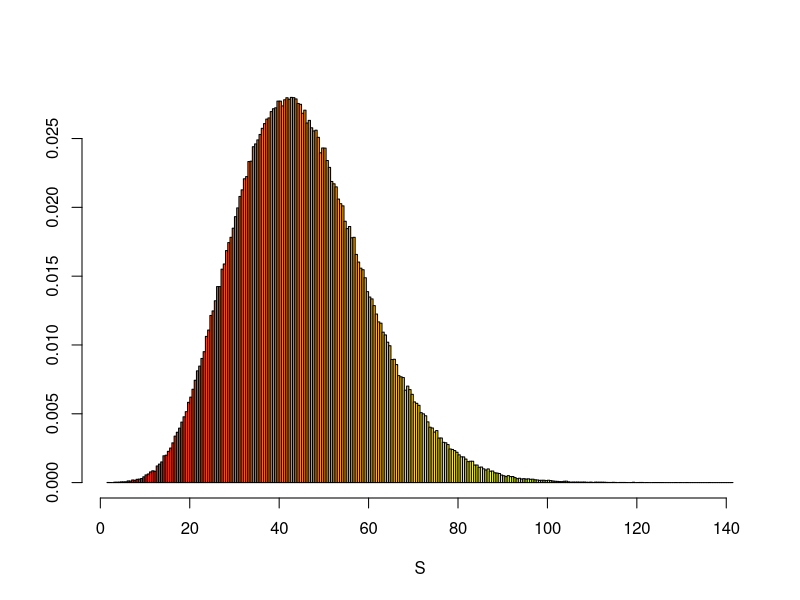
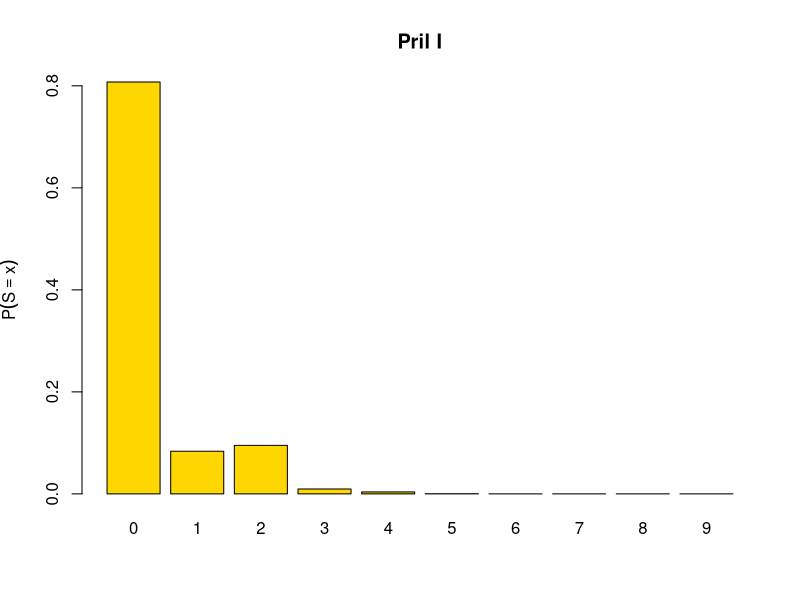
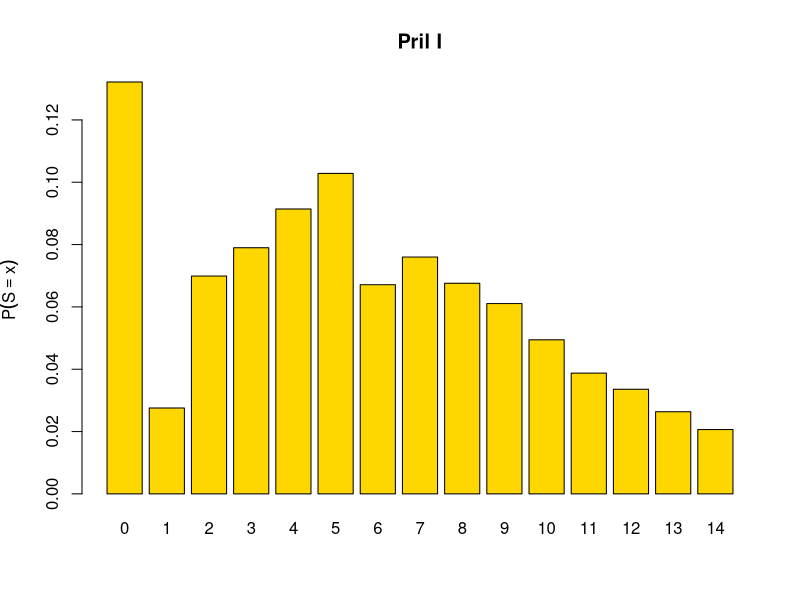
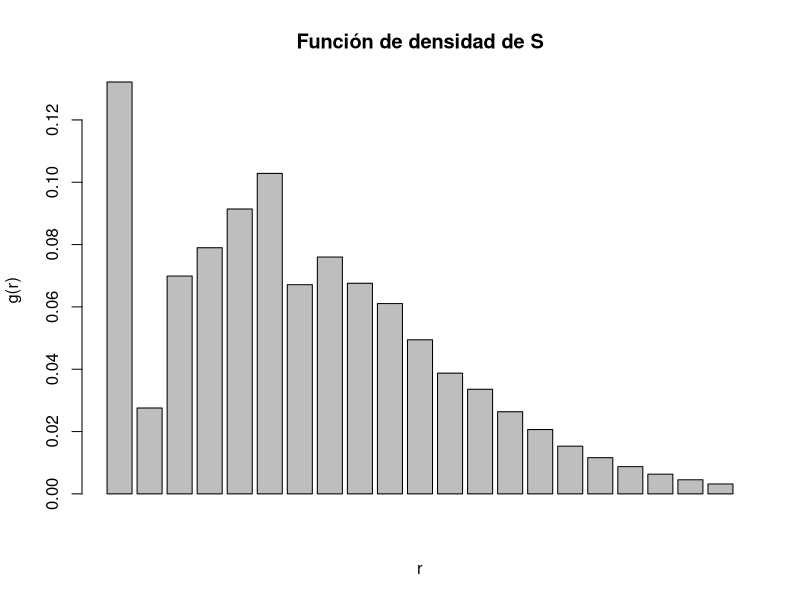
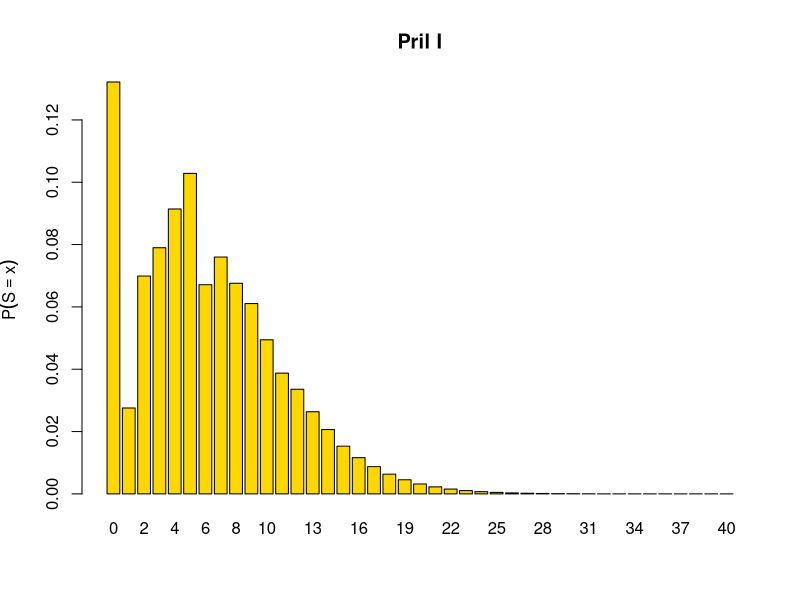

Write R code to recreate these figures, in order. (Note: this script raises an error after producing the figures.)


# Modelo Individual -------------------------------------------------------

###Ejemplo###
set.seed(27)

#Creamos una función que nos arroje un valor de S
f <-  function(){

  #Montos de reclamación: 
  #(se distribuyen igual en cada grupo)
  C <- rexp(n = 100, rate = 1/200)
  
  #Número de individuos por grupo
  N <- c(45,37,18)
  
  #Probabilidad de reclamación por grupo
  q <- c(0.02,0.04,0.07)
  
  #¿Hubo reclamaciones?
  D <-  c(rbinom(n = N[1],size = 1,prob = q[1]),#Grupo 1
          rbinom(n = N[2],size = 1,prob = q[2]), #Grupo 2
          rbinom(n = N[3],size = 1,prob = q[3])) #Grupo 3
  
  #Misma cantidad de datos
  length(D)==length(C)
  
  #Creamos un valor de nuestro portafolio:
  return(sum(D*C))
  
}

#Tomamos una muestra "grande" de escenarios posibles:
S = replicate(n = 500000, #Número de veces
              expr = f()) #Expresión

#Definimos nuestros vectores fuera de la función:
#Número de individuos por grupo
N <- c(45,37,18)

#Probabilidad de reclamación por grupo
q <- c(0.02,0.04,0.07)

##Esperanza##
#Teórica
200*sum(N*q)

#Muestral
mean(S)

##Varianza##
#Teórica
200^2*sum((q*(1-q)+q)*N)

#Muestral
var(S)

# Aproximación Normal -----------------------------------------------------

###Ejemplo###
set.seed(2012)

#Creamos una función que nos arroje un valor de S
f <-  function(){
  
  #Montos de reclamación: (se distribuyen igual en cada grupo)
  C <- rchisq(n = 150, #Número de pólizas
              df = 3)
  
  #Número de individuos por grupo
  N <- c(150) #Solo hay un grupo
  
  #Probabilidad de reclamación por grupo
  q <- c(0.1)#Solo hay un grupo
  
  #¿Hubo reclamaciones?
  D <-  c(rbinom(n = N[1],size = 1,prob = q[1]))#Grupo 1
  
  #Creamos un valor de nuestro portafolio:
  return(sum(D*C))
  
}

#Tomamos una muestra "grande" de escenarios posibles:
S = replicate(n = 500000, #Número de veces
              expr = f()) #Expresión

#Definimos nuestros vectores fuera de la función:
#Número de individuos por grupo
N <- 150 #Solo hay un grupo

#Probabilidad de reclamación por grupo
q <- 0.1 #Solo hay un grupo

##Esperanza##
#Teórica
N*q*3 #= n*E[x]

#Muestral
mean(S)

##Varianza##
#Teórica
N*1.41 #:= n*Var(S)

#Muestral
var(S)

#Histograma de S
MASS::truehist(S,col=rainbow(1000))

#Vemos que S toma valores más allá de la esperanza con una probabilidad 
#considerable.

#Definamos la aproximación como sigue:
Fs<-function(t){
 pnorm((t-45)/sqrt(211.5))
}

#Fs(65)
#Teórica approx.
Fs(65)

#Muestral approx.
pnorm((65-mean(S))/sd(S))

#Muestral (empírica)
sum(S<=65)/length(S)

#¿Qué tan alejadas están?
abs(Fs(65)-sum(S<=65)/length(S))

#Cuantil aproximado del 0.975
x <- sqrt(211.5)*qnorm(0.975)+45 ; x

#Cuantil aproximado del 0.975 muestral
sqrt(var(S))*qnorm(0.975)+mean(S)

#Utilizado en nuestra muestra:
sum(S<=x)/length(S)

abs(sum(S<=x)/length(S)-0.975)

# De Pril I ------------------------------------------------------------------

h <- function(i,k,N,q){

  #N := Matriz de IxJ
  #q := Vector de longitud J
    
  return(i*(-1)^(k-1)*sum(N[i,]*(q/(1-q))^k))

}

#Versión recursiva.
PrilI <- function(x,N,q){

  #N := Matriz de IxJ
  #q := Vector de longitud J
  
  #Índices
  I<-nrow(N) ; J<-ncol(N)
  
  if(x==0){  
    aux=1
    for(i in 1:I){
      for(j in 1:J){
        aux=aux*(1-q[j])^N[i,j]
      }
    }
    return(aux)
  }else{ #Siempre que x>=1
    aux=0
    for(i in 1:(min(x,I))){
      for(k in 1:(floor(x/i))){
        aux<-aux+PrilI(x-i*k,N,q)*h(i,k,N,q)
      }
    }
    return(aux/x)
  }
  
}

#Ejemplo particular 1
N<-matrix(data = c(2,1,1,2),nrow = 2)
q<-c(0.03,0.04) ; q

rownames(N)=1:2 ; colnames(N)=q ; N

#Aplicamos Pril I
p <- sapply(X = 0:9, FUN = PrilI, N = N, q = q)
names(p)<-0:9 ; p

#Hacemos un barplot
barplot(p, ylab=expression(P(S==x)), 
        main="Pril I",col="gold")

#Sumamos las probabilidades
sum(p)

#Ejemplo particular 2
N<-matrix(data = c(1,3,1,
                   3,5,4,
                   5,3,4,
                   2,2,6,
                   2,3,4),
          ncol = 3,byrow = T)
q<-c(0.03,0.04,0.05) ; q

rownames(N)=1:5 ; colnames(N)=q ; N

#Aplicamos Pril I
p <- sapply(X = 0:14, FUN = PrilI, N = N, q = q)
names(p)<-0:14 ; p

#Hacemos un barplot
barplot(p, ylab=expression(P(S==x)), 
        main="Pril I",col="gold")

#Sumamos las probabilidades
sum(p) #Aún no alcanza.


# Comparemos Vs. Rincón ---------------------------------------------------

####################################
# F\’ormula de De Pril en R v1.1 #
####################################
I <- 5 # Montos de reclamaciones
J <- 3 # \’Indice m\’aximo para tasas de mortalidad
R <- 20 # Valor m\’aximo para r en g(r)
#
n <- array(1:15, dim=c(5,3))
n[1,1]<-1
n[2,1]<-3
n[3,1]<-5
n[4,1]<-2
n[5,1]<-2
n[1,2]<-3
n[2,2]<-5
n[3,2]<-3
n[4,2]<-2
n[5,2]<-3
n[1,3]<-1
n[2,3]<-4
n[3,3]<-4
n[4,3]<-6
n[5,3]<-4
#
q <- array(1:3, dim=c(3))
q[1]<-0.03
q[2]<-0.04
q[3]<-0.05
#...............................
# Funci\’on h(i,k)
#...............................
h.hugo <- function(i,k) {
  aux <- 0
  for (j in 1:J) {
    aux <- aux+n[i,j]*(q[j]/(1-q[j]))^k
  }
  aux <- i*((-1)^(k-1))*aux
  return(aux)
}


Rincon<-function(){
#...............................
# C\’alculo de la densidad de S
#...............................
gc <- array(1:R, dim=c(R))
#
g <- function(r) {
  if (r==0) {
    aux <- 1
    for (i in 1:I) {
      for (j in 1:J) {
        aux <- aux*((1-q[j])^n[i,j])
      }
    }
    return(aux)
  }
  else
  {
    aux <- 0
    for (i in 1:min(r,I)) {
      for (k in 1:floor(r/i)) {
        if (r-i*k==0) { aux <- aux + gc0*h.hugo(i,k) }
        else {aux <- aux + gc[r-i*k]*h.hugo(i,k)}
      
      }
    }
    aux <- aux/r
    gc[r] <- aux
    return(aux)
  }
}
#...............................
# Asignaci\’on en el arreglo "gc" y graficaci\’on.
#...............................
gc0 <- g(0)
for (i in 1:R) {
  gc[i] <- g(i)
}

return(c(gc0,gc))

}

Luis<-Rincon()

# Nota: Se omite en la gr\’afica el valor de la densidad en cero "gc0".
barplot(Luis,main="Función de densidad de S",xlab="r", ylab="g(r)")



# Mi versión --------------------------------------------------------------------

N<-matrix(data = c(1,3,1,
                   3,5,4,
                   5,3,4,
                   2,2,6,
                   2,3,4),
          ncol = 3,byrow = T)
q<-c(0.03,0.04,0.05) ; q

rownames(N)=1:5 ; colnames(N)=q ; N


h <- function(i,k,N,q){
  
  #N := Matriz de IxJ
  #q := Vector de longitud J
  
  return(i*(-1)^(k-1)*sum(N[i,]*(q/(1-q))^k))
  
}

#Versión final
PrilI <- function(x,N,q,todo=F){
  
  #N := Matriz de IxJ
  #q := Vector de longitud J
  
  #Índices
  I<-nrow(N) ; J<-ncol(N)
  
  #El vector P será donde guardemos los valores de S.
  P<-0:x
  #Le ponemos nombres para que podamos hacer referencia al mismo.
  names(P)<-P
  
  #s será el índice para calcular P[S=s] hasta el valor solicitado
  for(s in 0:x){
    
    if(s==0){  
      aux=1
      for(i in 1:I){
        for(j in 1:J){
          #Caso particular cuando s=0
          aux=aux*(1-q[j])^N[i,j]
        }
      }
      #guardanis el caso donde vale cero.
      P[as.character(s)]<-aux
    }else{ #Siempre que x>=1
      aux=0 #lo usamos para acumular la doble suma
      for(i in 1:(min(s,I))){ #primer sumando
        for(k in 1:(floor(s/i))){ #segundo sumando
          aux<-aux+P[as.character(s-i*k)]*h(i,k,N,q) #recursividad con vector
        }
      }
      #Desoués del cálculo, guardamos la probabilidad.
      P[as.character(s)]<-aux/s
    }
    
  }
  
  #¿gustas que regrese todo?
  ifelse(test = todo,
         yes = return(P),
         no = return(P[as.character(x)]))
    
}

#Aplicamos Pril I Vs el de Rincón
PrilI(20,N,q,todo = T)==Luis

#¿Cuál es más rápida?
system.time(expr =  PrilI(20,N,q,todo = T))
system.time(expr =  Rincon())


#Hacemos un barplot
p<-PrilI(40,N,q,todo = T) ; p
barplot(p, ylab=expression(P(S==x)), 
        main="Pril I",col="gold")

#Sumamos las probabilidades
sum(p) #Aún no alcanza.


# Pril II -----------------------------------------------------------------

PrilII <- function(x,n,f,todo=F){

  #USTEDES DEBEN HACERLA!  

}

#Número de pólizas
n<-5
#Vector de probabilidades
f<-c(0.5,0.3,0.1,0.1)
#Probabilidades
PrilII(x = 2,n = n,f = f,todo = T)

#Valor en 0
(0.5)^5
#Valor en 1
5*(0.3)*(0.5)^4
#Valor en 2
10*0.3^2*0.5^3+5*0.1*0.5^4


#El pago máximo será de
pagoMax<-n*3 ; pagoMax

#Poquito antes
sum(PrilII(x = pagoMax-1,n = n,f = f,todo = T))

#En el pago máximo
sum(PrilII(x = pagoMax,n = n,f = f,todo = T))

#Tantito después
PrilII(x = pagoMax+1,n = n,f = f,todo = T)


##Ejemplo del rincón

#Número de pólizas
n<-3
#Vector de probabilidades
f<-c(0.5,0.2,0.3)
#Probabilidades
PrilII(x = 6,n = n,f = f,todo = T)


#El pago máximo será de
pagoMax<-n*2 ; pagoMax

#Poquito antes
sum(PrilII(x = pagoMax-1,n = n,f = f,todo = T))

#En el pago máximo
sum(PrilII(x = pagoMax,n = n,f = f,todo = T))

#Tantito después
PrilII(x = pagoMax+1,n = n,f = f,todo = T)

#Hacemos un barplot
p<-PrilII(pagoMax,n,f,todo = T) ; p
barplot(p, ylab=expression(P(S==x)), 
        main="Pril II",col="gold")